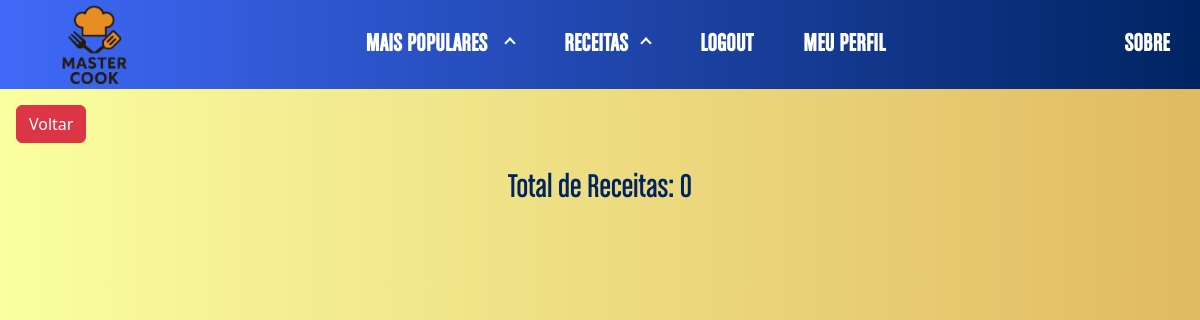
Page /area_administrativa/minhas-receitas/ (signed in) on the earlier database version.
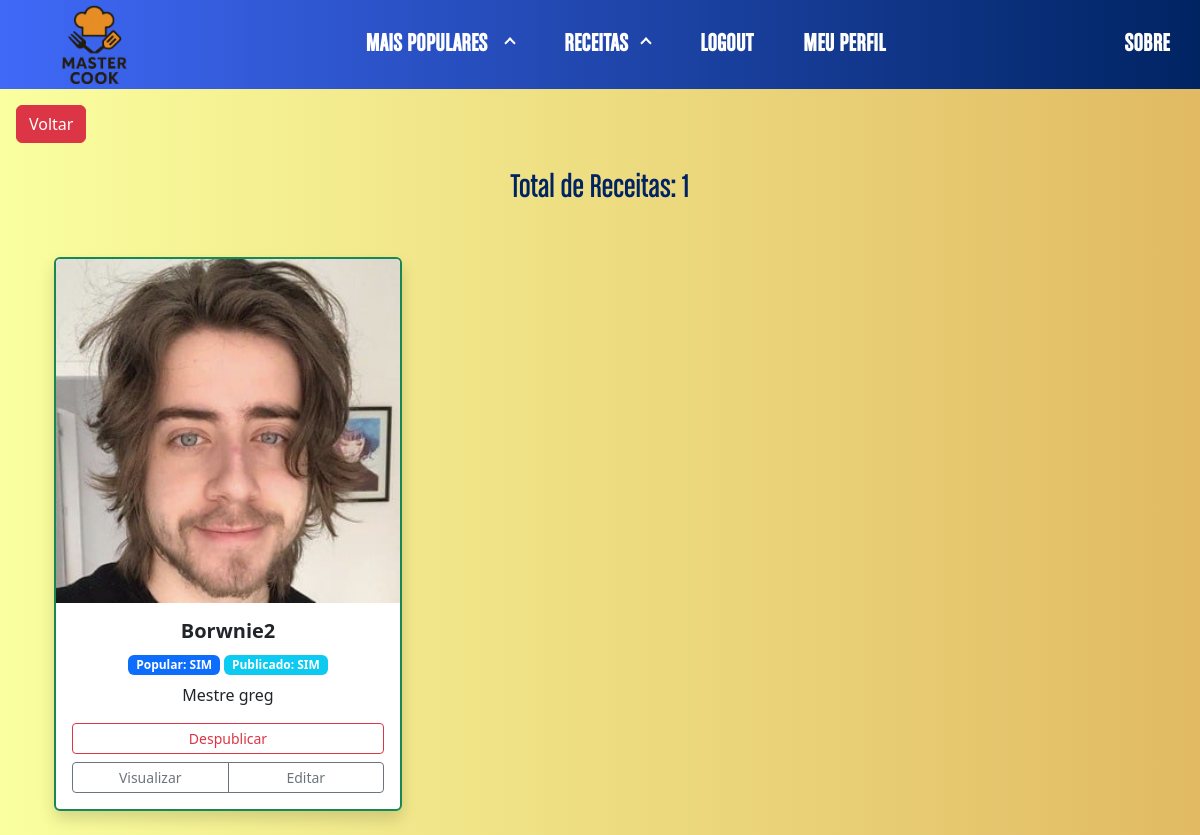
Same page on the later database version.
### mastercook/area_administrativa/models.py (models this page shows, shortened)
class Receita(models.Model):
    DOCE = "D"
    SALGADA = "S"
    CATEGORIA_CHOICES=(
        (DOCE,'Doce'),
        (SALGADA,'Salgada'),
    )
    nome_prato = models.CharField(verbose_name="Nome do prato",max_length=50, blank=True, null=True)
    receita = models.TextField(max_length=200, blank=True, null=True)
    imagem = models.ImageField(
        upload_to="receitas/",   # pasta dentro de MEDIA_ROOT
        blank=True,
        null=True
    )
    mestre = models.ForeignKey(Usuario, on_delete=models.DO_NOTHING, blank = True, null = True)
    popular = models.BooleanField(default=False)
    tempo_preparo = models.PositiveIntegerField(verbose_name="Tempo de preparo (em minutos)", blank = True, null = True, default=0 )
    categoria = models.CharField(
        max_length=1,
        choices=CATEGORIA_CHOICES,
    )
    ativa = models.BooleanField(default=False)
    class Meta:
        verbose_name_plural = 'Receitas'
        verbose_name = 'Receita'
        ordering = ('nome_prato',  'categoria','mestre')

### mastercook/usuarios/models.py (models this page shows)
class Usuario(AbstractUser):
    apelido = models.CharField(max_length=50, blank=True, null=True)
    bio = models.TextField(blank=True, null=True)
    avatar = models.ImageField(
        upload_to="avatar/",   # pasta dentro de MEDIA_ROOT
        blank=True,
        null=True
    )
    def __str__(self):
        return self.username

### mastercook/area_administrativa/views.py (the view)
# urls.py: path('minhas-receitas/', views.index_receitas, name="index_receitas"),
@login_required
def index_receitas(request, t=None):
    receitas_do_mestre = Receita.objects.filter(mestre=request.user)
    titulo = f"Total de Receitas: {receitas_do_mestre.count()}"
    if t is None:
        t = 't'
    if (t=='p'):
        receitas_do_mestre = receitas_do_mestre.filter(ativa=True)
        titulo = f"Publicadas: {receitas_do_mestre.count()}"
    elif (t=='d'):
        receitas_do_mestre = receitas_do_mestre.filter(ativa=False)
        titulo = f"Despublicadas: {receitas_do_mestre.count()}"
    else:
        pass
    return render(request, 'receitas/index.html',  {'minhas_receitas': receitas_do_mestre,'titulo_conteudo':titulo})

### mastercook/area_administrativa/templates/receitas/index.html (shortened to what this page needs)
{% extends "base.html" %}
{% load static %}
{% block 'head' %}
    <link rel="stylesheet" href="{% static 'css/main.css' %}">
{% endblock %}
{% block 'conteudo'%}
<a href="{% url 'home_area_restrita' %}" class="btn btn-danger mt-3 ms-3">
    Voltar
</a>
<div class="container mt-4">
    <h1 class="text-center mb-4">{{titulo_conteudo}}</h1>
    <div class="album py-4">
        <div class="container">
            <div class="row row-cols-1 row-cols-sm-2 row-cols-md-3 g-4">
                {% for receita in minhas_receitas %}
                <div class="col">
                    <div class="card h-100 shadow border-2
                        {% if receita.ativa %}border-success{% else %}border-danger{% endif %}">
                        <img class="card-img-top"
                             src="{{receita.imagem.url}}"
                             alt="{{ receita.nome_prato}}">
                        <div class="card-body d-flex flex-column">
                            <h5 class="card-title text-center fw-bold">
                                {{ receita.nome_prato }}
                            </h5>
                            <div class="text-center mb-2">
                                <span class="badge bg-primary">
                                    Popular: {% if receita.popular %}SIM{% else %}NÃO{% endif %}
                                </span>
                                <span class="badge bg-info">
                                    Publicado: {% if receita.ativa %}SIM{% else %}NÃO{% endif %}
                                </span>
                            </div>
                            <p class="card-text text-center">
                                Mestre {{ receita.mestre }}
                            </p>
                            <div class="mt-auto">
                                <div class="btn-group w-100">
                                    {% if receita.ativa %}
                                    <button class="btn btn-sm btn-outline-danger w-100"
                                            onclick="alterarPublicacao({{ receita.id }}, false);">
                                        Despublicar
                                    </button>
                                    {% else %}
                                    <button class="btn btn-sm btn-outline-success w-100"
                                            onclick="alterarPublicacao({{ receita.id }}, true);">
                                        Publicar
                                    </button>
                                    {% endif %}
                                </div>
                                <div class="btn-group w-100 mt-2">
                                    <button class="btn btn-sm btn-outline-secondary w-50"
                                            onclick="gerenciarReceita('visualizar',{{receita.id}})">
                                        Visualizar
                                    </button>
                                    <button class="btn btn-sm btn-outline-secondary w-50"
                                            onclick="gerenciarReceita('editar',{{receita.id}})">
                                        Editar
                                    </button>
                                </div>
                            </div>
                        </div>
                    </div>
                </div>
                {% endfor %}
            </div>
        </div>
    </div>
</div>
<div class="position-fixed bottom-0 end-0 p-3" style="z-index: 1100">
</div>
    {% url 'salvar_edicao_receita' 0 as salvar_edicao_receita %}
    {% url 'salvar_publicacao_receita' 0 as salvar_publicacao_receita %}
  {% endblock %}

Differences in the rows shown:
added Receita: imagem (picture), nome_prato "Borwnie2", popular "SIM", ativa "SIM", mestre "greg"
Other differences:
{{ titulo_conteudo }}: "Total de Receitas: 0" → "Total de Receitas: 1"
